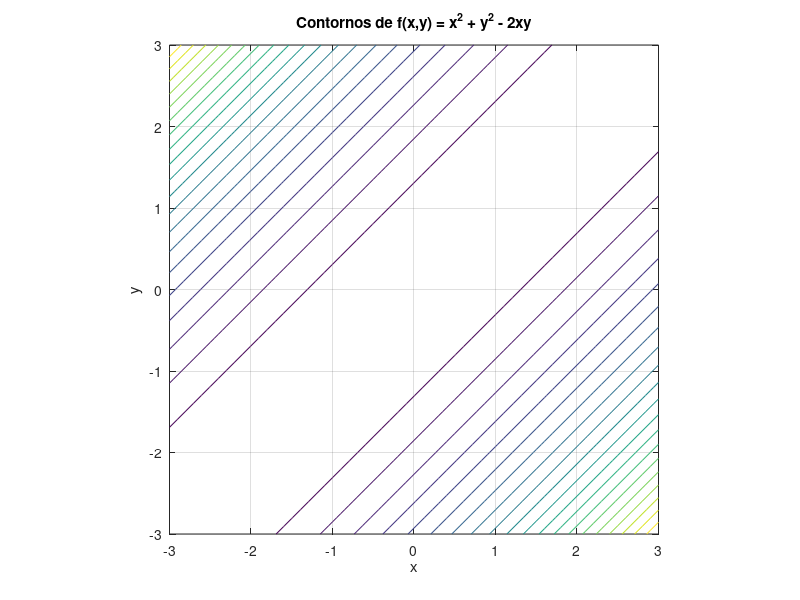

MATLAB code for this plot:
% Contour_Lineas.m — Mapa de contornos
clear; clc;

[X, Y] = meshgrid(-3:0.1:3, -3:0.1:3);
Z = X.^2 + Y.^2 - 2*X.*Y;

figure;
contour(X, Y, Z, 20);
xlabel('x'); ylabel('y');
title('Contornos de f(x,y) = x^2 + y^2 - 2xy');
grid on;
axis equal;

fprintf('Mapa de contornos generado con 20 niveles.\n');
